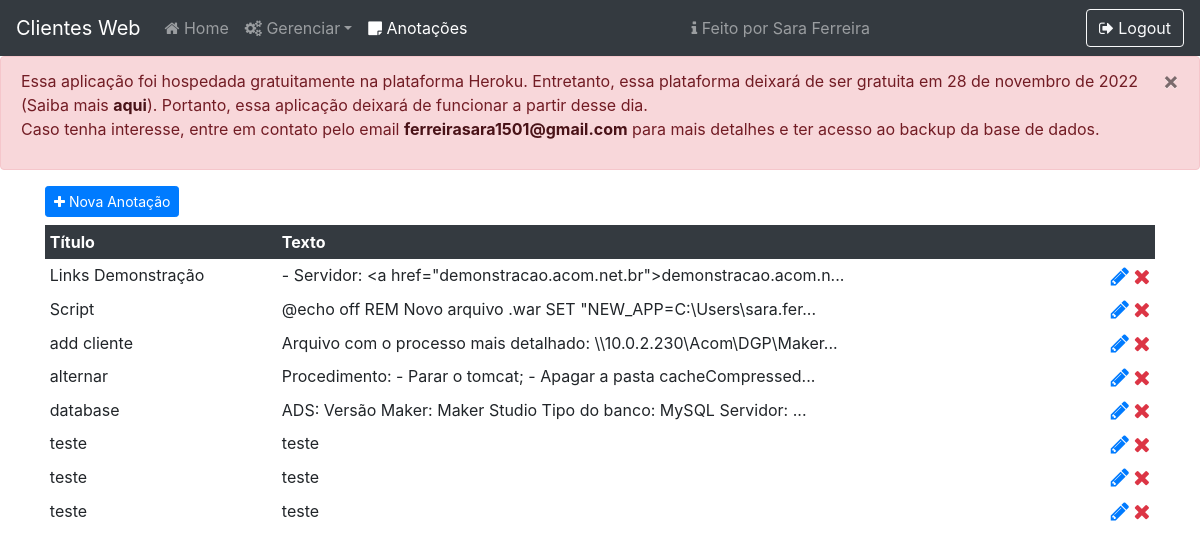
Before: /notes (signed in) with the older database file.
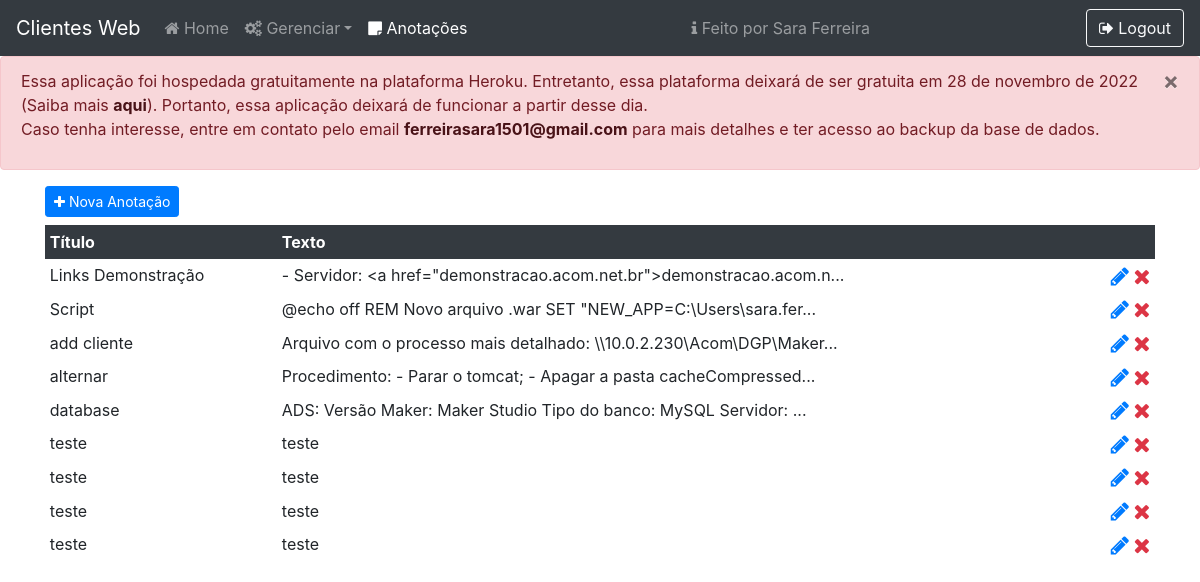
After: the same page with the newer database file.
### core/models.py (models this page shows, shortened)
class Note(models.Model):
    title = models.CharField('Title', max_length=300)
    text = models.TextField()

### core/views.py (the view)
# urls.py: path('notes', notes, name='notes'),
def notes(request):
    if str(request.user) != 'AnonymousUser':
        context = {
            'notes': Note.objects.all().order_by('title')
        }
        return render(request, 'notes.html', context=context)
    else:
        return loginUser(request)

### core/templates/notes.html (shortened to what this page needs)
{% load static %}
{% load custom_filters %}
<!DOCTYPE html>
<html lang="pt-br">
<head>
    <link rel="stylesheet" href="{% static 'css/style.css' %}">
    <link rel="stylesheet" href="https://cdnjs.cloudflare.com/ajax/libs/font-awesome/4.7.0/css/font-awesome.min.css">
    <link rel="stylesheet" href="https://stackpath.bootstrapcdn.com/bootstrap/4.5.0/css/bootstrap.min.css">
</head>
<body>
    <nav class="navbar stick-top navbar-expand-lg navbar-dark bg-dark">
        <a class="navbar-brand" href="{% url 'index' %}">Clientes Web</a>
        <div class="collapse navbar-collapse" id="navbarTogglerDemo03">
            <ul class="navbar-nav mr-auto mt-2 mt-lg-0 navbar-left">
                <li class="nav-item"><a class="nav-link" href="{% url 'index' %}"><i class="fa fa-home"></i> Home</a></li>
                <li class="nav-item dropdown">
                    <a class="nav-link dropdown-toggle" id="navbarDropdown" role="button" data-toggle="dropdown" aria-haspopup="true" aria-expanded="false"><i class="fa fa-cogs"></i> Gerenciar</a>
                </li>
                <li class="nav-item"><a class="nav-link active" href="{% url 'notes' %}"><i class="fa fa-sticky-note"></i> Anotações</a></li>
            </ul>
            <ul class="navbar-nav mr-auto mt-2 mt-lg-0 navbar-rigth">
                <li class="nav-item">
                    <a class="nav-link" href="https://github.com/ferreirasara/" target="_blank" rel="noreferrer"><i class="fa fa-info"></i> Feito por Sara Ferreira</a>
                </li>
            </ul>
            <a href="{% url 'logout' %}" type="button" class="btn btn-outline-light"><i class="fa fa-sign-out"></i> Logout</a>
        </div>
    </nav>
    <div class="alert alert-danger" role="alert">
        <button type="button" class="close" data-dismiss="alert" aria-label="Close">
            <span aria-hidden="true">&times;</span>
        </button>
        <p>
            Essa aplicação foi hospedada gratuitamente na plataforma Heroku.
            Entretanto, essa plataforma deixará de ser gratuita em 28 de novembro de 2022 (Saiba mais <a href="https://blog.heroku.com/next-chapter" class="alert-link" target="_blank" rel="noreferrer">aqui</a>).
            Portanto, essa aplicação deixará de funcionar a partir desse dia.
            <br/>Caso tenha interesse, entre em contato pelo email <a class="alert-link" href="mailto:ferreirasara1501@gmail.com">ferreirasara1501@gmail.com</a> para mais detalhes e ter acesso ao backup da base de dados.
        </p>
    </div>
    <div class="container">
        <div class="row justify-content-sm-between mt-2 mb-2">
            <div class="col-auto"><a class="btn btn-sm btn-primary" href="{% url 'newNote' %}"><i class="fa fa-plus"></i> Nova Anotação</a></div>
        </div>
        <div class="table-responsive">
            <table class="table table-sm table-hover table-borderless">
                <thead class="thead-dark">
                    <tr>
                        <th scope="col">Título</th>
                        <th scope="col">Texto</th>
                        <th scope="col"></th>
                    </tr>
                </thead>
                <tbody>
                    {% for note in notes %}
                        <tr ondblclick="viewNote({{ note.id }});">
                            <td>{{ note.title }}</td>
                            <td>{{ note.text|truncatechars:70 }}</td>
                            <td class="text-right">
                                <a href="{% url 'editNote' idNote=note.id %}" class="text-primary"><i class="fa fa-pencil fa-lg"></i></a>
                                <a href="{% url 'deleteNote' idNote=note.id %}" class="text-danger"><i class="fa fa-remove fa-lg"></i></a>
                            </td>
                        </tr>
                    {% endfor %}
                </tbody>
            </table>
        </div>
    </div>
</body>
</html>

Changed rows visible on the page:
added Note: title "teste", text "teste"
